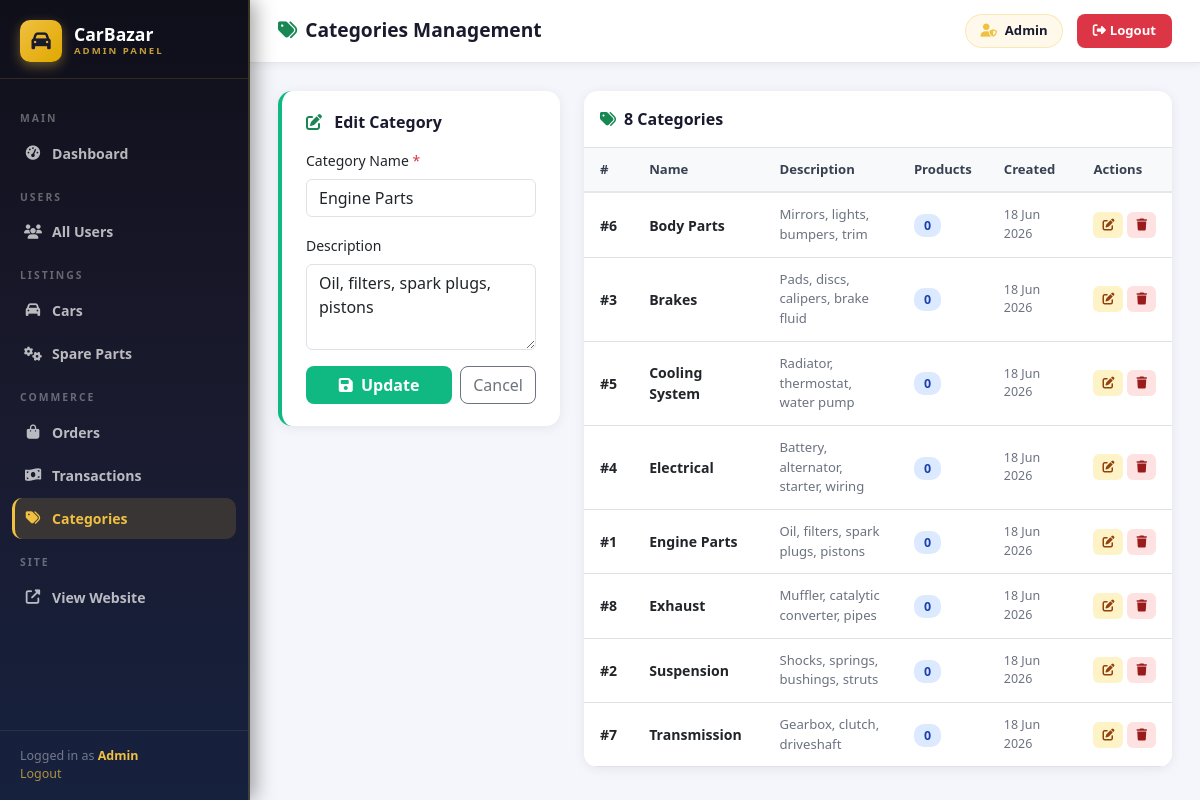
/backend/admin/categories.php?edit=1 (signed in), run on the app's committed database.
### tables this page shows
CREATE TABLE IF NOT EXISTS categories (
    id          INT AUTO_INCREMENT PRIMARY KEY,
    name        VARCHAR(100) NOT NULL,
    description TEXT         DEFAULT NULL,
    created_at  TIMESTAMP DEFAULT CURRENT_TIMESTAMP
);

### backend/admin/categories.php (the view, shortened to what this page needs)
<?php
require_once 'includes/auth_guard.php';
$edit_cat = null;
$edit_id = (int)($_GET['edit'] ?? 0);
if ($edit_id > 0) {
    $st = $conn->prepare("SELECT * FROM categories WHERE id = ?");
    $st->bind_param("i", $edit_id);
    $st->execute();
    $edit_cat = $st->get_result()->fetch_assoc();
}
$categories = $conn->query("
    SELECT c.*, COUNT(p.id) AS product_count
    FROM categories c
    LEFT JOIN products p ON c.id = p.category_id AND p.is_active = 1
    GROUP BY c.id
    ORDER BY c.name ASC
")->fetch_all(MYSQLI_ASSOC);
?>
<!DOCTYPE html>
<html lang="en">
<head>
    <link href="https://cdnjs.cloudflare.com/ajax/libs/bootstrap/5.3.0/css/bootstrap.min.css" rel="stylesheet">
    <link href="https://cdnjs.cloudflare.com/ajax/libs/font-awesome/6.4.0/css/all.min.css" rel="stylesheet">
</head>
<body>
<?php require_once 'includes/sidebar.php'; ?>
<div class="adm-main">
    <div class="adm-topbar">
        <div class="adm-topbar-title"><i class="fas fa-tags me-2 text-success"></i>Categories Management</div>
        <div class="adm-topbar-right">
            <div class="adm-user-badge"><i class="fas fa-user-shield"></i> <?= htmlspecialchars($_SESSION['user_name'] ?? 'Admin') ?></div>
            <a href="<?= BASE_URL ?>backend/auth/logout.php" class="adm-logout-btn"><i class="fas fa-sign-out-alt me-1"></i>Logout</a>
        </div>
    </div>
    <div class="adm-content">
        <div class="row g-4">
            <div class="col-12 col-md-4">
                <div class="stat-card" style="border-left-color:#10b981">
                    <h6 class="fw-bold mb-3" style="color:#1a1a2e">
                        <i class="fas fa-<?= $edit_cat ? 'edit' : 'plus-circle' ?> me-2 text-success"></i>
                        <?= $edit_cat ? 'Edit Category' : 'Add New Category' ?>
                    </h6>
                    <form method="POST">
                        <div class="mb-3">
                            <label class="form-label fw-600 small">Category Name <span class="text-danger">*</span></label>
                            <input type="text" name="name" class="form-control" required
                                   placeholder="e.g. Engine Parts"
                                   value="<?= htmlspecialchars($edit_cat['name'] ?? '') ?>">
                        </div>
                        <div class="mb-3">
                            <label class="form-label fw-600 small">Description</label>
                            <textarea name="description" class="form-control" rows="3"
                                      placeholder="Category description..."><?= htmlspecialchars($edit_cat['description'] ?? '') ?></textarea>
                        </div>
                        <div class="d-flex gap-2">
                            <button type="submit" class="btn flex-fill" style="background:#10b981;color:#fff;border-radius:8px;font-weight:600">
                                <i class="fas fa-<?= $edit_cat ? 'save' : 'plus' ?> me-1"></i>
                                <?= $edit_cat ? 'Update' : 'Add Category' ?>
                            </button>
                            <?php if ($edit_cat): ?>
                            <a href="categories.php" class="btn btn-outline-secondary" style="border-radius:8px">Cancel</a>
                            <?php endif; ?>
                        </div>
                    </form>
                </div>
            </div>
            <div class="col-12 col-md-8">
                <div class="adm-table">
                    <div class="p-3 border-bottom fw-bold" style="color:#1a1a2e">
                        <i class="fas fa-tags me-2 text-success"></i><?= count($categories) ?> Categories
                    </div>
                    <div class="table-responsive">
                        <table class="table table-hover mb-0">
                            <thead>
                                <tr>
                                    <th>#</th>
                                    <th>Name</th>
                                    <th>Description</th>
                                    <th>Products</th>
                                    <th>Created</th>
                                    <th>Actions</th>
                                </tr>
                            </thead>
                            <tbody>
                            <?php if (empty($categories)): ?>
                                <tr><td colspan="6" class="text-center text-muted py-5">Koi categories nahi hain</td></tr>
                            <?php else: ?>
                                <?php foreach ($categories as $cat): ?>
                                <tr <?= $edit_id === (int)$cat['id'] ? 'style="background:#f0fdf4"' : '' ?>>
                                    <td><strong>#<?= $cat['id'] ?></strong></td>
                                    <td>
                                        <div style="font-weight:600"><?= htmlspecialchars($cat['name']) ?></div>
                                    </td>
                                    <td style="font-size:.82rem;color:#6b7280;max-width:180px">
                                        <?= htmlspecialchars($cat['description'] ?? '-') ?>
                                    </td>
                                    <td>
                                        <span style="background:#dbeafe;color:#1e40af;padding:3px 10px;border-radius:10px;font-size:.78rem;font-weight:600">
                                            <?= $cat['product_count'] ?>
                                        </span>
                                    </td>
                                    <td style="font-size:.78rem;color:#6b7280">
                                        <?= date('d M Y', strtotime($cat['created_at'])) ?>
                                    </td>
                                    <td>
                                        <div class="d-flex gap-1">
                                            <a href="?edit=<?= $cat['id'] ?>"
                                               class="btn btn-sm" style="background:#fef3c7;color:#92400e;border-radius:6px;padding:3px 8px;font-size:.75rem" title="Edit">
                                                <i class="fas fa-edit"></i>
                                            </a>
                                            <form method="POST" class="d-inline"
                                                  onsubmit="return confirm('Delete this category? It cannot be deleted if it has products.')">
                                                <button class="btn btn-sm" style="background:#fee2e2;color:#991b1b;border-radius:6px;padding:3px 8px;font-size:.75rem" title="Delete">
                                                    <i class="fas fa-trash"></i>
                                                </button>
                                            </form>
                                        </div>
                                    </td>
                                </tr>
                                <?php endforeach; ?>
                            <?php endif; ?>
                            </tbody>
                        </table>
                    </div>
                </div>
            </div>
        </div>
    </div>
</div>
</body>
</html>

### backend/admin/includes/sidebar.php (style rules this page uses)
:root { --gold: #f0c040; --navy: #1a1a2e; --navy2: #16213e; --sidebar-w: 250px; }
.adm-main { margin-left: var(--sidebar-w); min-height: 100vh; background: #f4f6fb; }
.adm-topbar { background: #fff; border-bottom: 1px solid #e5e7eb; padding: 14px 28px; display: flex; align-items: center; justify-content: space-between; box-shadow: 0 2px 8px rgba(0,0,0,.06); position: sticky; top: 0; z-index: 50; }
.adm-topbar-title { font-size: 1.2rem; font-weight: 700; color: #1a1a2e; }
.adm-topbar-right { display: flex; align-items: center; gap: 14px; }
.adm-user-badge { display: flex; align-items: center; gap: 8px; background: rgba(240,192,64,.1); border: 1px solid rgba(240,192,64,.3); border-radius: 20px; padding: 6px 14px; font-size: .82rem; font-weight: 600; color: #1a1a2e; }
.adm-user-badge i { color: #f0c040; }
.adm-logout-btn { background: #dc3545; color: #fff; border: none; padding: 7px 16px; border-radius: 8px; font-size: .82rem; font-weight: 600; cursor: pointer; text-decoration: none; transition: background .2s; }
.stat-card { background: #fff; border-radius: 14px; padding: 22px 24px; box-shadow: 0 2px 12px rgba(0,0,0,.07); border-left: 4px solid transparent; transition: transform .2s, box-shadow .2s; }
.adm-table { background: #fff; border-radius: 14px; overflow: hidden; box-shadow: 0 2px 12px rgba(0,0,0,.07); }
.adm-table table { margin: 0; }
.adm-table thead th { background: #f8f9fa; font-weight: 700; font-size: .82rem; color: #374151; border-bottom: 2px solid #e5e7eb; padding: 12px 16px; }
.adm-table tbody td { padding: 12px 16px; vertical-align: middle; font-size: .88rem; }
.adm-content { padding: 28px; }

### data on the page
categories: name "Engine Parts", description "Oil, filters, spark plugs, pistons", id "1", product_count "0", created_at "18 Jun 2026"
categories: id "6", name "Body Parts", description "Mirrors, lights, bumpers, trim", product_count "0", created_at "18 Jun 2026"
categories: id "3", name "Brakes", description "Pads, discs, calipers, brake fluid", product_count "0", created_at "18 Jun 2026"
categories: id "5", name "Cooling System", description "Radiator, thermostat, water pump", product_count "0", created_at "18 Jun 2026"
categories: id "4", name "Electrical", description "Battery, alternator, starter, wiring", product_count "0", created_at "18 Jun 2026"
categories: id "8", name "Exhaust", description "Muffler, catalytic converter, pipes", product_count "0", created_at "18 Jun 2026"
categories: id "2", name "Suspension", description "Shocks, springs, bushings, struts", product_count "0", created_at "18 Jun 2026"
categories: id "7", name "Transmission", description "Gearbox, clutch, driveshaft", product_count "0", created_at "18 Jun 2026"

### other printed values
$_SESSION['user_name'] "Admin"
count($categories) "8"
